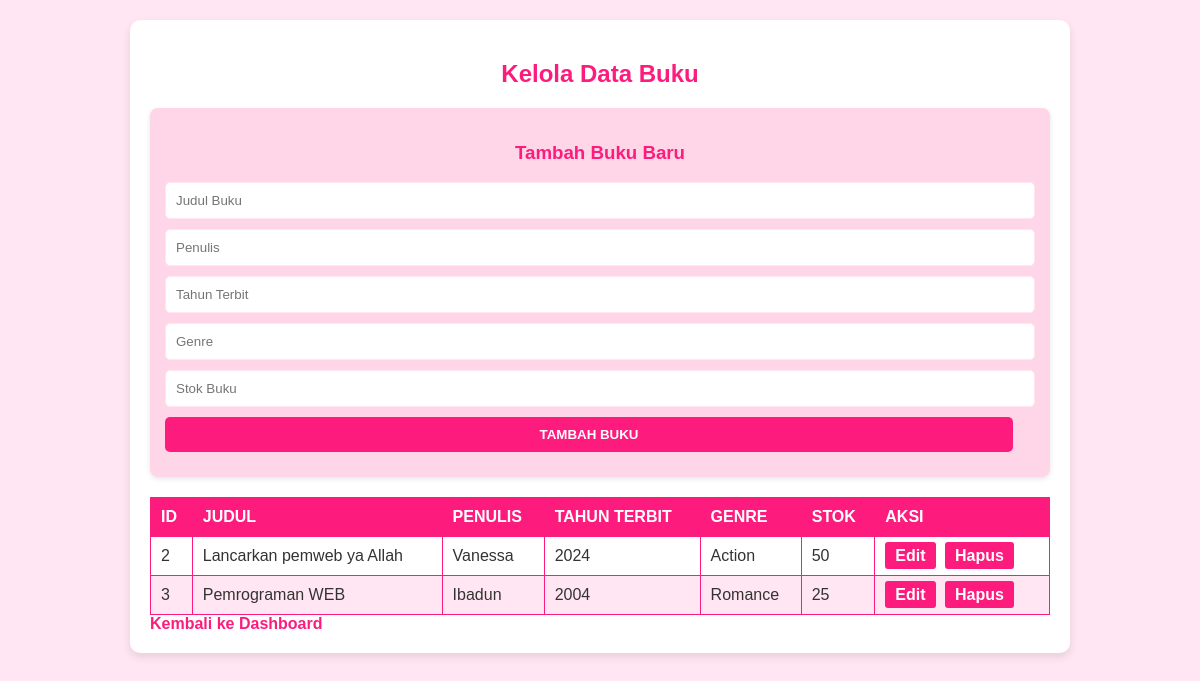
The app's page /kelola_buku.php (signed in) with its own data.
### tables this page shows
CREATE TABLE `buku` (
  `id` int(11) NOT NULL,
  `judul` varchar(255) NOT NULL,
  `penulis` varchar(255) NOT NULL,
  `tahun_terbit` year(4) NOT NULL,
  `genre` varchar(100) DEFAULT NULL,
  `stok` int(11) NOT NULL DEFAULT 0
);

### kelola_buku.php (the view, shortened to what this page needs)
<?php
$host = 'localhost';
$user = 'root';
$password = '';
$dbname = 'perpuspemweb';
$conn = new mysqli($host, $user, $password, $dbname);
$sql = "SELECT id, judul, penulis, tahun_terbit, genre, stok FROM buku";
$result = $conn->query($sql);
?>
<!DOCTYPE html>
<html lang="en">
<head>
</head>
<body>
    <div class="container">
        <h2>Kelola Data Buku</h2>
        <form action="" method="POST">
            <h3>Tambah Buku Baru</h3>
            <input type="text" name="judul" placeholder="Judul Buku" required>
            <input type="text" name="penulis" placeholder="Penulis" required>
            <input type="number" name="tahun" placeholder="Tahun Terbit" required>
            <input type="text" name="genre" placeholder="Genre" required>
            <input type="number" name="stok" placeholder="Stok Buku" required>
            <input type="submit" name="add_book" value="Tambah Buku">
        </form>
        <table>
            <thead>
                <tr>
                    <th>ID</th>
                    <th>Judul</th>
                    <th>Penulis</th>
                    <th>Tahun Terbit</th>
                    <th>Genre</th>
                    <th>Stok</th>
                    <th>Aksi</th>
                </tr>
            </thead>
            <tbody>
                <?php if ($result->num_rows > 0) {
                    while ($row = $result->fetch_assoc()) { ?>
                        <tr>
                            <td><?php echo htmlspecialchars($row['id'], ENT_QUOTES, 'UTF-8'); ?></td>
                            <td><?php echo htmlspecialchars($row['judul'], ENT_QUOTES, 'UTF-8'); ?></td>
                            <td><?php echo htmlspecialchars($row['penulis'], ENT_QUOTES, 'UTF-8'); ?></td>
                            <td><?php echo htmlspecialchars($row['tahun_terbit'], ENT_QUOTES, 'UTF-8'); ?></td>
                            <td><?php echo htmlspecialchars($row['genre'], ENT_QUOTES, 'UTF-8'); ?></td>
                            <td><?php echo htmlspecialchars($row['stok'], ENT_QUOTES, 'UTF-8'); ?></td>
                            <td class="action-buttons">
                                <a href="edit_buku.php?id=<?php echo htmlspecialchars($row['id'], ENT_QUOTES, 'UTF-8'); ?>">Edit</a>
                                <a href="kelola_buku.php?delete_id=<?php echo htmlspecialchars($row['id'], ENT_QUOTES, 'UTF-8'); ?>" onclick="return confirm('Apakah Anda yakin ingin menghapus buku ini?')">Hapus</a>
                            </td>
                        </tr>
                    <?php }
                } else { ?>
                    <tr>
                        <td colspan="7">Tidak ada buku dalam database.</td>
                    </tr>
                <?php } ?>
            </tbody>
        </table>
        <a href="dashboard_admin.php">Kembali ke Dashboard</a>
    </div>
</body>
</html>

### kelola_buku.php (style rules this page uses)
body { font-family: Arial, sans-serif; margin: 20px; background-color: #ffe6f2; color: #333; }
h2, h3 { text-align: center; color: #fd1b7d; }
.container { max-width: 900px; margin: 0 auto; background: #fff; padding: 20px; border-radius: 10px; box-shadow: 0 4px 10px rgba(0, 0, 0, 0.1); }
form { margin-top: 20px; padding: 15px; background: #ffd6e7; border-radius: 8px; box-shadow: 0 2px 5px rgba(0, 0, 0, 0.1); }
form input, form select { margin-bottom: 10px; padding: 10px; width: calc(100% - 22px); border: 1px solid #ffe6f2; border-radius: 5px; }
form input[type="submit"] { background-color: #fd1b7d; color: white; border: none; cursor: pointer; text-transform: uppercase; font-weight: bold; transition: background-color 0.3s ease; }
table { width: 100%; border-collapse: collapse; margin-top: 20px; }
table, th, td { border: 1px solid #fd1b7d; }
th, td { padding: 10px; text-align: left; }
th { background-color: #fd1b7d; color: white; text-transform: uppercase; }
tr:nth-child(even) { background-color: #ffe6f2; }
.action-buttons a { text-decoration: none; padding: 5px 10px; color: white; background-color: #fd1b7d; border-radius: 3px; margin-right: 5px; transition: background-color 0.3s ease; }
a { text-decoration: none; color: #fd1b7d; font-weight: bold; }

### records on screen
buku: id "2", judul "Lancarkan pemweb ya Allah", penulis "Vanessa", tahun_terbit "2024", genre "Action", stok "50"
buku: id "3", judul "Pemrograman WEB", penulis "Ibadun", tahun_terbit "2004", genre "Romance", stok "25"
